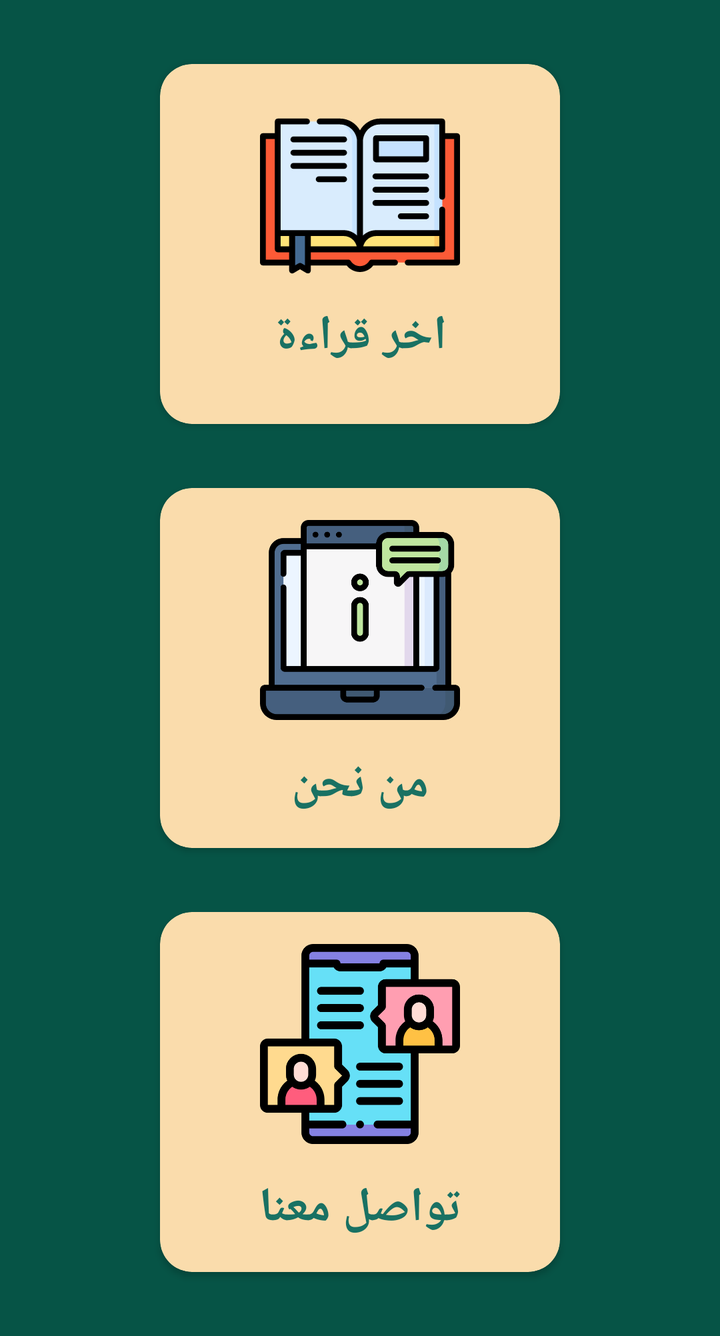
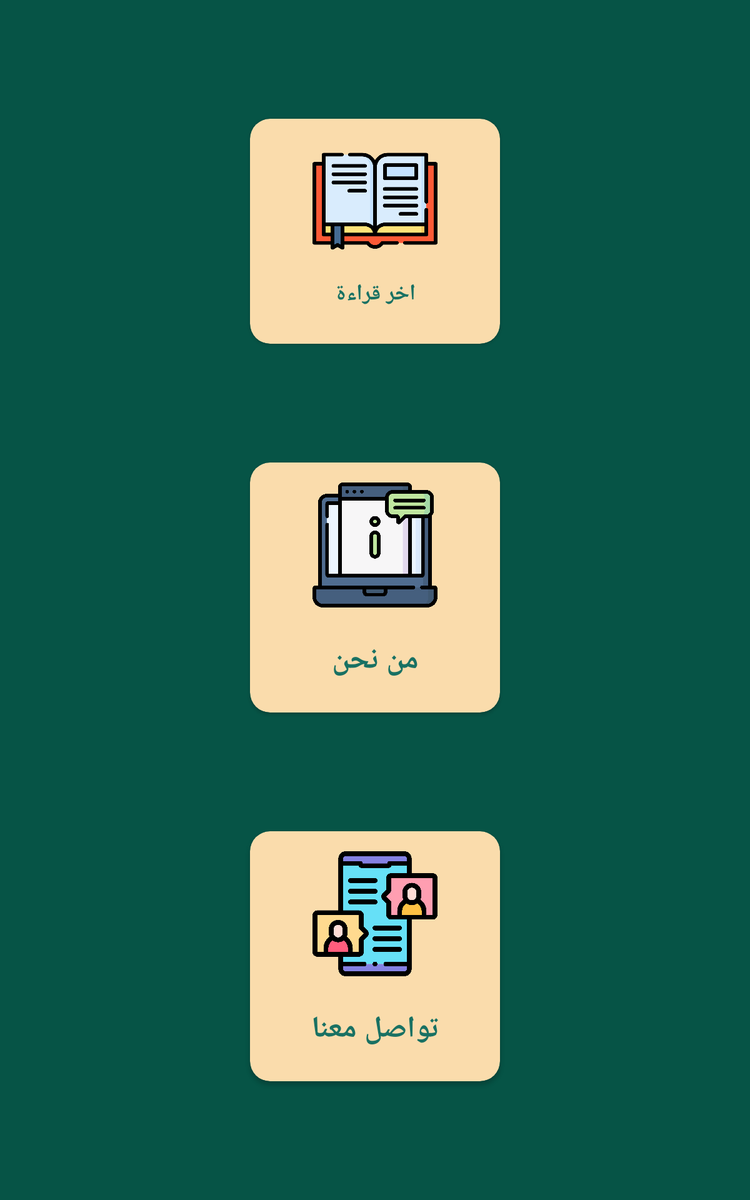

First picture: res/layout/ on a phone held upright. Second picture: the repository's own variant of that layout, on a device whose configuration matches the variant's folder. Source for both follows.
<!-- AndroidManifest.xml: application theme AppTheme -->
<!-- res/layout/fragment_more.xml -->
<?xml version="1.0" encoding="utf-8"?>
<ScrollView xmlns:android="http://schemas.android.com/apk/res/android"
    xmlns:app="http://schemas.android.com/apk/res-auto"
    xmlns:tools="http://schemas.android.com/tools"
    android:layout_width="match_parent"
    tools:context=".more.MoreFragment"
    android:layout_height="match_parent">

    <androidx.constraintlayout.widget.ConstraintLayout
        android:id="@+id/moreLayout"
        android:layout_width="match_parent"
        android:layout_height="wrap_content"
        android:background="@color/colorPrimaryDark"
        android:layoutDirection="rtl"
        tools:ignore="UnusedAttribute">

        <com.google.android.material.card.MaterialCardView
            android:id="@+id/cvLastRead"
            android:layout_width="200dp"
            android:layout_height="180dp"
            android:layout_marginTop="32dp"
            android:layout_marginBottom="16dp"
            app:cardBackgroundColor="@color/colorAccent"
            app:cardCornerRadius="@dimen/card_corner_radius_16"
            app:cardElevation="@dimen/cardview_default_elevation"
            app:layout_constraintBottom_toTopOf="@+id/cvAboutUs"
            app:layout_constraintEnd_toEndOf="parent"
            app:layout_constraintHorizontal_bias="0.5"
            app:layout_constraintStart_toStartOf="parent"
            app:layout_constraintTop_toTopOf="parent"
            app:layout_constraintVertical_chainStyle="spread">

            <androidx.constraintlayout.widget.ConstraintLayout
                android:layout_width="match_parent"
                android:layout_height="match_parent">

                <ImageView
                    android:id="@+id/imageView3"
                    android:layout_width="100dp"
                    android:layout_height="100dp"
                    android:layout_gravity="center"
                    android:layout_marginTop="16dp"
                    android:src="@drawable/ic_bookmark2"
                    app:layout_constraintEnd_toEndOf="parent"
                    app:layout_constraintStart_toStartOf="parent"
                    app:layout_constraintTop_toTopOf="parent" />

                <TextView
                    android:id="@+id/tvLastRead"
                    android:layout_width="0dp"
                    android:layout_height="wrap_content"
                    android:layout_marginTop="8dp"
                    android:layout_marginBottom="32dp"
                    android:fontFamily="@font/janna_bold"
                    android:gravity="center"
                    android:text="@string/last_read"
                    android:textColor="@color/colorPrimary"
                    android:textSize="@dimen/text_size_24"
                    android:textStyle="bold"
                    app:layout_constraintBottom_toBottomOf="parent"
                    app:layout_constraintEnd_toEndOf="parent"
                    app:layout_constraintStart_toStartOf="parent"
                    app:layout_constraintTop_toBottomOf="@+id/imageView3" />
            </androidx.constraintlayout.widget.ConstraintLayout>


        </com.google.android.material.card.MaterialCardView>

        <com.google.android.material.card.MaterialCardView
            android:id="@+id/cvAboutUs"
            android:layout_width="200dp"
            android:layout_height="180dp"
            android:layout_marginTop="16dp"
            android:layout_marginBottom="16dp"
            app:cardBackgroundColor="@color/colorAccent"
            app:cardCornerRadius="@dimen/card_corner_radius_16"
            app:cardElevation="@dimen/cardview_default_elevation"
            app:layout_constraintBottom_toTopOf="@+id/cvContactUs"
            app:layout_constraintEnd_toEndOf="parent"
            app:layout_constraintHorizontal_bias="0.5"
            app:layout_constraintStart_toStartOf="parent"
            app:layout_constraintTop_toBottomOf="@+id/cvLastRead">

            <androidx.constraintlayout.widget.ConstraintLayout
                android:id="@+id/constraintLayout"
                android:layout_width="match_parent"
                android:layout_height="match_parent"
                app:layout_constraintBottom_toTopOf="@+id/constraintLayout2"
                app:layout_constraintHorizontal_bias="0.5"
                app:layout_constraintTop_toBottomOf="@+id/cvLastRead">

                <ImageView
                    android:id="@+id/imageView2"
                    android:layout_width="wrap_content"
                    android:layout_height="wrap_content"
                    android:layout_gravity="center"
                    android:layout_marginTop="16dp"
                    android:src="@drawable/ic_information"
                    app:layout_constraintEnd_toEndOf="parent"
                    app:layout_constraintStart_toStartOf="parent"
                    app:layout_constraintTop_toTopOf="parent" />

                <TextView
                    android:layout_width="wrap_content"
                    android:layout_height="wrap_content"
                    android:layout_marginTop="8dp"
                    android:layout_marginBottom="8dp"
                    android:fontFamily="@font/cairo_regular"
                    android:text="@string/about_us"
                    android:textColor="@color/colorPrimary"
                    android:textSize="@dimen/text_size_24"
                    android:textStyle="bold"
                    app:layout_constraintBottom_toBottomOf="parent"
                    app:layout_constraintEnd_toEndOf="parent"
                    app:layout_constraintStart_toStartOf="parent"
                    app:layout_constraintTop_toBottomOf="@+id/imageView2" />
            </androidx.constraintlayout.widget.ConstraintLayout>


        </com.google.android.material.card.MaterialCardView>

        <com.google.android.material.card.MaterialCardView
            android:id="@+id/cvContactUs"
            android:layout_width="200dp"
            android:layout_height="180dp"
            android:layout_marginTop="16dp"
            android:layout_marginBottom="32dp"
            app:cardBackgroundColor="@color/colorAccent"
            app:cardCornerRadius="@dimen/card_corner_radius_16"
            app:cardElevation="@dimen/cardview_default_elevation"
            app:layout_constraintBottom_toBottomOf="parent"
            app:layout_constraintEnd_toEndOf="parent"
            app:layout_constraintHorizontal_bias="0.5"
            app:layout_constraintStart_toStartOf="parent"
            app:layout_constraintTop_toBottomOf="@+id/cvAboutUs">

            <androidx.constraintlayout.widget.ConstraintLayout
                android:id="@+id/constraintLayout2"
                android:layout_width="match_parent"
                android:layout_height="match_parent"
                app:layout_constraintBottom_toBottomOf="@+id/moreLayout"
                app:layout_constraintHorizontal_bias="0.5"
                app:layout_constraintTop_toBottomOf="@+id/constraintLayout">

                <ImageView
                    android:id="@+id/imageView4"
                    android:layout_width="100dp"
                    android:layout_height="100dp"
                    android:layout_gravity="center"
                    android:layout_marginTop="16dp"
                    android:src="@drawable/ic_contact5"
                    app:layout_constraintEnd_toEndOf="parent"
                    app:layout_constraintStart_toStartOf="parent"
                    app:layout_constraintTop_toTopOf="parent" />

                <TextView
                    android:layout_width="wrap_content"
                    android:layout_height="wrap_content"
                    android:layout_marginTop="8dp"
                    android:layout_marginBottom="8dp"
                    android:fontFamily="@font/cairo_regular"
                    android:text="@string/contact_us"
                    android:textColor="@color/colorPrimary"
                    android:textSize="@dimen/text_size_24"
                    android:textStyle="bold"
                    app:layout_constraintBottom_toBottomOf="parent"
                    app:layout_constraintEnd_toEndOf="parent"
                    app:layout_constraintStart_toStartOf="parent"
                    app:layout_constraintTop_toBottomOf="@+id/imageView4" />
            </androidx.constraintlayout.widget.ConstraintLayout>


        </com.google.android.material.card.MaterialCardView>

    </androidx.constraintlayout.widget.ConstraintLayout>
</ScrollView>
<!-- resources referenced by this layout -->
<resources>
  <color name="colorAccent">#fadcac</color>
  <color name="colorPrimary">#197163</color>
  <color name="colorPrimaryDark">#065446</color>
  <dimen name="card_corner_radius_16">16dp</dimen>
  <dimen name="text_size_24">24sp</dimen>
  <!-- drawable ic_bookmark2: vector/xml drawable (drawable, 5492 chars, omitted) -->
  <!-- drawable ic_contact5: vector/xml drawable (drawable, 7260 chars, omitted) -->
  <!-- drawable ic_information: vector/xml drawable (drawable, 6011 chars, omitted) -->
  <string name="about_us">من نحن</string>
  <string name="contact_us">تواصل معنا</string>
  <string name="last_read">اخر قراءة</string>
  <style name="AppTheme" parent="Theme.MaterialComponents.Light.NoActionBar">
          
          <item name="colorPrimary">@color/colorPrimary</item>
          <item name="colorPrimaryDark">@color/colorPrimaryDark</item>
          <item name="colorAccent">@color/colorAccent</item>
      </style>
</resources>
<!-- res/layout-sw480dp/fragment_more.xml (the repository's variant of the layout above) -->
<!-- drawn on a 7-inch tablet held upright -->
<?xml version="1.0" encoding="utf-8"?>
    <androidx.constraintlayout.widget.ConstraintLayout
        xmlns:android="http://schemas.android.com/apk/res/android"
        xmlns:app="http://schemas.android.com/apk/res-auto"
        xmlns:tools="http://schemas.android.com/tools"
        android:id="@+id/moreLayout"
        tools:context=".more.MoreFragment"
        android:layout_width="match_parent"
        android:layout_height="match_parent"
        android:background="@color/colorPrimaryDark"
        android:layoutDirection="rtl"
        tools:ignore="UnusedAttribute">

        <com.google.android.material.card.MaterialCardView
            android:id="@+id/cvLastRead"
            android:layout_width="200dp"
            android:layout_height="180dp"
            app:cardBackgroundColor="@color/colorAccent"
            app:cardCornerRadius="@dimen/card_corner_radius_16"
            app:cardElevation="@dimen/cardview_default_elevation"
            app:layout_constraintBottom_toTopOf="@+id/cvAboutUs"
            app:layout_constraintEnd_toEndOf="parent"
            app:layout_constraintHorizontal_bias="0.5"
            app:layout_constraintStart_toStartOf="parent"
            app:layout_constraintTop_toTopOf="parent"
            app:layout_constraintVertical_chainStyle="spread">

            <androidx.constraintlayout.widget.ConstraintLayout
                android:layout_width="match_parent"
                android:layout_height="match_parent">

                <ImageView
                    android:id="@+id/imageView3"
                    android:layout_width="100dp"
                    android:layout_height="100dp"
                    android:layout_gravity="center"
                    android:layout_marginTop="16dp"
                    android:src="@drawable/ic_bookmark2"
                    app:layout_constraintEnd_toEndOf="parent"
                    app:layout_constraintStart_toStartOf="parent"
                    app:layout_constraintTop_toTopOf="parent" />

                <TextView
                    android:id="@+id/tvLastRead"
                    android:layout_width="0dp"
                    android:layout_height="wrap_content"
                    android:layout_marginTop="16dp"
                    android:layout_marginBottom="32dp"
                    android:fontFamily="@font/janna_bold"
                    android:gravity="center"
                    android:text="@string/last_read"
                    android:textColor="@color/colorPrimary"
                    android:textSize="@dimen/text_size_18"
                    android:textStyle="bold"
                    app:layout_constraintBottom_toBottomOf="parent"
                    app:layout_constraintEnd_toEndOf="parent"
                    app:layout_constraintStart_toStartOf="parent"
                    app:layout_constraintTop_toBottomOf="@+id/imageView3" />
            </androidx.constraintlayout.widget.ConstraintLayout>


        </com.google.android.material.card.MaterialCardView>

        <com.google.android.material.card.MaterialCardView
            android:id="@+id/cvAboutUs"
            android:layout_width="200dp"
            android:layout_height="200dp"
            app:cardBackgroundColor="@color/colorAccent"
            app:cardCornerRadius="@dimen/card_corner_radius_16"
            app:cardElevation="@dimen/cardview_default_elevation"
            app:layout_constraintBottom_toTopOf="@+id/cvContactUs"
            app:layout_constraintEnd_toEndOf="parent"
            app:layout_constraintHorizontal_bias="0.5"
            app:layout_constraintStart_toStartOf="parent"
            app:layout_constraintTop_toBottomOf="@+id/cvLastRead">

            <androidx.constraintlayout.widget.ConstraintLayout
                android:id="@+id/constraintLayout"
                android:layout_width="match_parent"
                android:layout_height="match_parent"
                app:layout_constraintBottom_toTopOf="@+id/constraintLayout2"
                app:layout_constraintHorizontal_bias="0.5"
                app:layout_constraintTop_toBottomOf="@+id/cvLastRead">

                <ImageView
                    android:id="@+id/imageView2"
                    android:layout_width="wrap_content"
                    android:layout_height="wrap_content"
                    android:layout_gravity="center"
                    android:layout_marginTop="16dp"
                    android:src="@drawable/ic_information"
                    app:layout_constraintEnd_toEndOf="parent"
                    app:layout_constraintStart_toStartOf="parent"
                    app:layout_constraintTop_toTopOf="parent" />

                <TextView
                    android:layout_width="wrap_content"
                    android:layout_height="wrap_content"
                    android:layout_marginTop="8dp"
                    android:layout_marginBottom="8dp"
                    android:fontFamily="@font/cairo_regular"
                    android:text="@string/about_us"
                    android:textColor="@color/colorPrimary"
                    android:textSize="@dimen/text_size_24"
                    android:textStyle="bold"
                    app:layout_constraintBottom_toBottomOf="parent"
                    app:layout_constraintEnd_toEndOf="parent"
                    app:layout_constraintStart_toStartOf="parent"
                    app:layout_constraintTop_toBottomOf="@+id/imageView2" />
            </androidx.constraintlayout.widget.ConstraintLayout>


        </com.google.android.material.card.MaterialCardView>

        <com.google.android.material.card.MaterialCardView
            android:id="@+id/cvContactUs"
            android:layout_width="200dp"
            android:layout_height="200dp"
            app:cardBackgroundColor="@color/colorAccent"
            app:cardCornerRadius="@dimen/card_corner_radius_16"
            app:cardElevation="@dimen/cardview_default_elevation"
            app:layout_constraintBottom_toBottomOf="parent"
            app:layout_constraintEnd_toEndOf="parent"
            app:layout_constraintHorizontal_bias="0.5"
            app:layout_constraintStart_toStartOf="parent"
            app:layout_constraintTop_toBottomOf="@+id/cvAboutUs">

            <androidx.constraintlayout.widget.ConstraintLayout
                android:id="@+id/constraintLayout2"
                android:layout_width="match_parent"
                android:layout_height="match_parent"
                app:layout_constraintBottom_toBottomOf="@+id/moreLayout"
                app:layout_constraintHorizontal_bias="0.5"
                app:layout_constraintTop_toBottomOf="@+id/constraintLayout">

                <ImageView
                    android:id="@+id/imageView4"
                    android:layout_width="100dp"
                    android:layout_height="100dp"
                    android:layout_gravity="center"
                    android:layout_marginTop="16dp"
                    android:src="@drawable/ic_contact5"
                    app:layout_constraintEnd_toEndOf="parent"
                    app:layout_constraintStart_toStartOf="parent"
                    app:layout_constraintTop_toTopOf="parent" />

                <TextView
                    android:layout_width="wrap_content"
                    android:layout_height="wrap_content"
                    android:layout_marginTop="8dp"
                    android:layout_marginBottom="8dp"
                    android:fontFamily="@font/cairo_regular"
                    android:text="@string/contact_us"
                    android:textColor="@color/colorPrimary"
                    android:textSize="@dimen/text_size_24"
                    android:textStyle="bold"
                    app:layout_constraintBottom_toBottomOf="parent"
                    app:layout_constraintEnd_toEndOf="parent"
                    app:layout_constraintStart_toStartOf="parent"
                    app:layout_constraintTop_toBottomOf="@+id/imageView4" />
            </androidx.constraintlayout.widget.ConstraintLayout>


        </com.google.android.material.card.MaterialCardView>

    </androidx.constraintlayout.widget.ConstraintLayout>
<!-- resources referenced by the variant -->
<!-- as a 7-inch tablet held upright resolves them -->
<resources>
  <color name="colorAccent">#fadcac</color>
  <color name="colorPrimary">#197163</color>
  <color name="colorPrimaryDark">#065446</color>
  <dimen name="card_corner_radius_16">16dp</dimen>
  <dimen name="text_size_18">18sp</dimen>
  <dimen name="text_size_24">24sp</dimen>
  <!-- drawable ic_bookmark2: vector/xml drawable (drawable, 5492 chars, omitted) -->
  <!-- drawable ic_contact5: vector/xml drawable (drawable, 7260 chars, omitted) -->
  <!-- drawable ic_information: vector/xml drawable (drawable, 6011 chars, omitted) -->
  <string name="about_us">من نحن</string>
  <string name="contact_us">تواصل معنا</string>
  <string name="last_read">اخر قراءة</string>
  <style name="AppTheme" parent="Theme.MaterialComponents.Light.NoActionBar">
          
          <item name="colorPrimary">@color/colorPrimary</item>
          <item name="colorPrimaryDark">@color/colorPrimaryDark</item>
          <item name="colorAccent">@color/colorAccent</item>
      </style>
</resources>
